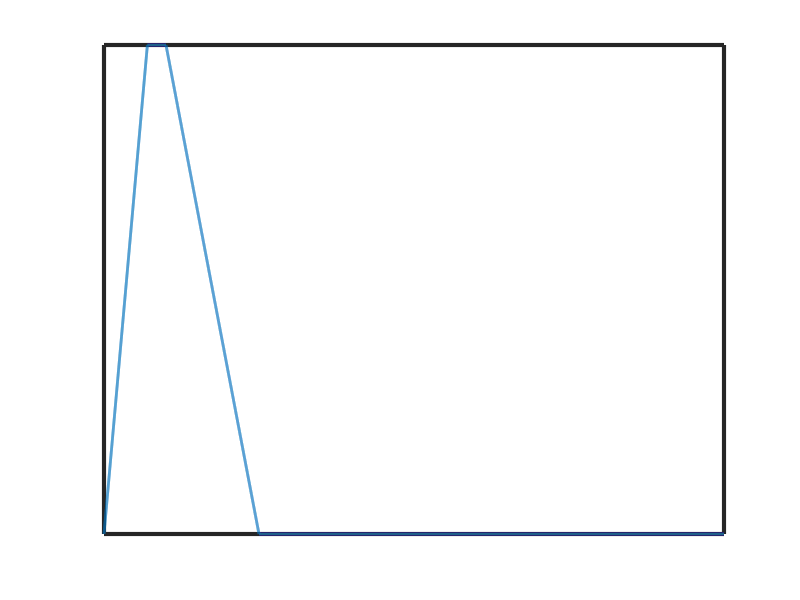

Source code (MATLAB): (Note: this script raises an error after producing the figure.)
% This file creates figures for the SMC 2019 paper
outDir = '~/Documents/ucsd/winter2019/smc/background_planning/figure_making/';

fs = 44100;
dur = 1;

N = dur*fs;
T = 1/fs;
t = 0:T:(dur-T);


%% EXCITATION
%%%%%%%%%%%%%%%%%

attackTime = 0.07;
sustainTime = 0.03;
releaseTime = 0.15;

attackSamps = floor(attackTime * fs);
sustainSamps = floor(sustainTime * fs);
releaseSamps = floor(releaseTime * fs);

excitation = zeros(1, N);

excitation(1:attackSamps) = linspace(0, 1, attackSamps);
excitation(attackSamps+1:attackSamps+1+sustainSamps) = 1;
excitation(attackSamps+sustainSamps+1:attackSamps+sustainSamps+releaseSamps) = linspace(1, 0, releaseSamps);

figure
plot(t, excitation, 'linewidth', 2);
set(gca,'linewidth', 3)
set(gca,'XTick',[], 'YTick', [])
fig = gcf
fig.PaperUnits = 'inches';
fig.PaperPosition = [0 0 6 1.6];
print([outDir 'excitation'], '-deps', '-r0')

%% EXCITATION DERIVATIVE
%%%%%%%%%%%%%%%%%%%%%%%%

dexcitation = [diff(excitation) 0];

figure
plot(t, dexcitation, 'linewidth', 2);
set(gca,'linewidth', 3)
set(gca,'XTick',[], 'YTick', [])
fig = gcf
fig.PaperUnits = 'inches';
fig.PaperPosition = [0 0 6 1.6];
print([outDir 'excitation_derivative'], '-deps', '-r0')

%% LOOPBACK FM ADDITIVE
%%%%%%%%%%%%%%%%%%%%%%%%

% look at stretchedAPFSynthesis.m in proofOfConcept directory and print
% from there



%% OUTPUT SIGNAL
%%%%%%%%%%%%%%%%%

addpath(genpath('../proofOfConcept'));

% additive synthesis x loopback FM signal
yMSWav = 'audioExamples/FBFMStretchedAPF/ySAPFModal1.wav';
[yMS, ~] = audioread(yMSWav);

e = zeros(N, 1);
attackSamps = 16;
sustainSamps = 2;
releaseSamps = 1024;
e(1:attackSamps) = linspace(0, 1, attackSamps);
e(attackSamps+1:attackSamps+1+sustainSamps) = 1;
e(attackSamps+sustainSamps+1:attackSamps+sustainSamps+releaseSamps) = linspace(1, 0, releaseSamps);

de = [diff(e); 0]; % take derivative for velocity?
y = percSynthExcitation(de, yMSWav);
y = y(1:N);

y = y/max(y);

figure
plot(t, y)
xlim([t(attackSamps+sustainSamps+releaseSamps) t(end)]);
set(gca,'linewidth', 3)
set(gca,'XTick',[], 'YTick', [])
fig = gcf;
fig.PaperUnits = 'inches';
fig.PaperPosition = [0 0 6 3];
print([outDir 'percSynthesisOutput'], '-deps', '-r0')
